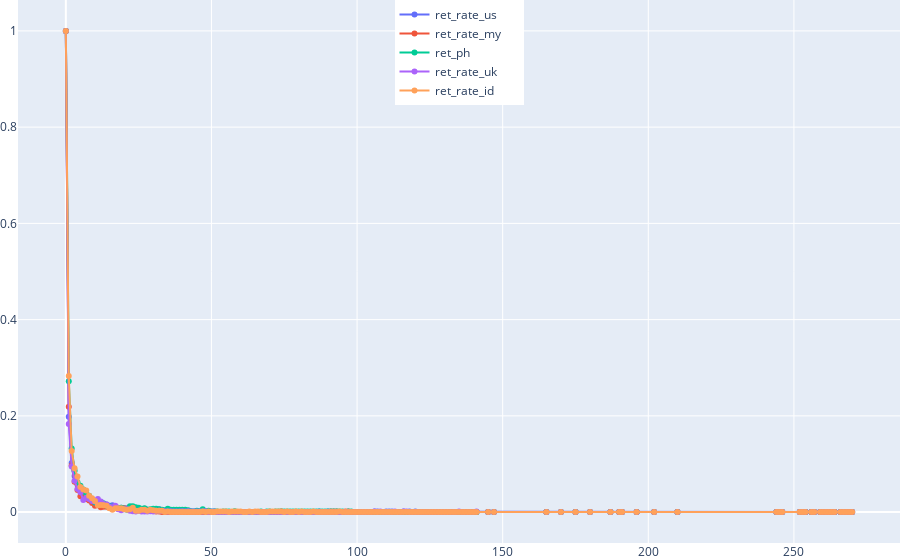

The cell this chart's notebook holds for it:
### Code cell
#визуализация полученных результатов

x=retention_rate_user_country.retention_day              
y1=retention_rate_user_country.ret_rate_us      
y2=retention_rate_user_country.ret_rate_my  
y3=retention_rate_user_country.ret_ph              
y4=retention_rate_user_country.ret_rate_uk      
y5=retention_rate_user_country.ret_rate_id  


fig = go.Figure()
fig.add_trace(go.Scatter(x=x, y=y1, mode='lines+markers', name='ret_rate_us  '))
fig.add_trace(go.Scatter(x=x, y=y2, mode='lines+markers', name='ret_rate_my      '))
fig.add_trace(go.Scatter(x=x, y=y3, mode='lines+markers', name='ret_ph  '))
fig.add_trace(go.Scatter(x=x, y=y4, mode='lines+markers', name='ret_rate_uk      '))
fig.add_trace(go.Scatter(x=x, y=y5, mode='lines+markers', name='ret_rate_id      '))

fig.update_layout(legend_orientation="v",
                  legend=dict(x=.5, xanchor="center"),
                  hovermode="x",
                  margin=dict(l=0, r=0, t=0, b=0))
fig.update_traces(hoverinfo="all", hovertemplate="lifetime: %{x}<br>retention: %{y}")
fig.show()

### Figure 1 — Plotly figure (JSON) as saved in the notebook; plotly's stock layout.template omitted (floating-point values rounded to 4 significant figures; data arrays with more than 128 entries replaced by an {"elided": "..."} marker saying what was removed)
{"data": [{"hoverinfo": "all", "hovertemplate": "lifetime: %{x}<br>retention: %{y}", "mode": "lines+markers", "name": "ret_rate_us  ", "type": "scatter", "x": {"elided": "173 int values"}, "y": {"elided": "173 float values"}}, {"hoverinfo": "all", "hovertemplate": "lifetime: %{x}<br>retention: %{y}", "mode": "lines+markers", "name": "ret_rate_my      ", "type": "scatter", "x": {"elided": "173 int values"}, "y": {"elided": "173 float values"}}, {"hoverinfo": "all", "hovertemplate": "lifetime: %{x}<br>retention: %{y}", "mode": "lines+markers", "name": "ret_ph  ", "type": "scatter", "x": {"elided": "173 int values"}, "y": {"elided": "173 float values"}}, {"hoverinfo": "all", "hovertemplate": "lifetime: %{x}<br>retention: %{y}", "mode": "lines+markers", "name": "ret_rate_uk      ", "type": "scatter", "x": {"elided": "173 int values"}, "y": {"elided": "173 float values"}}, {"hoverinfo": "all", "hovertemplate": "lifetime: %{x}<br>retention: %{y}", "mode": "lines+markers", "name": "ret_rate_id      ", "type": "scatter", "x": {"elided": "173 int values"}, "y": {"elided": "173 float values"}}], "layout": {"hovermode": "x", "legend": {"orientation": "v", "x": 0.5, "xanchor": "center"}, "margin": {"b": 0, "l": 0, "r": 0, "t": 0}}}
